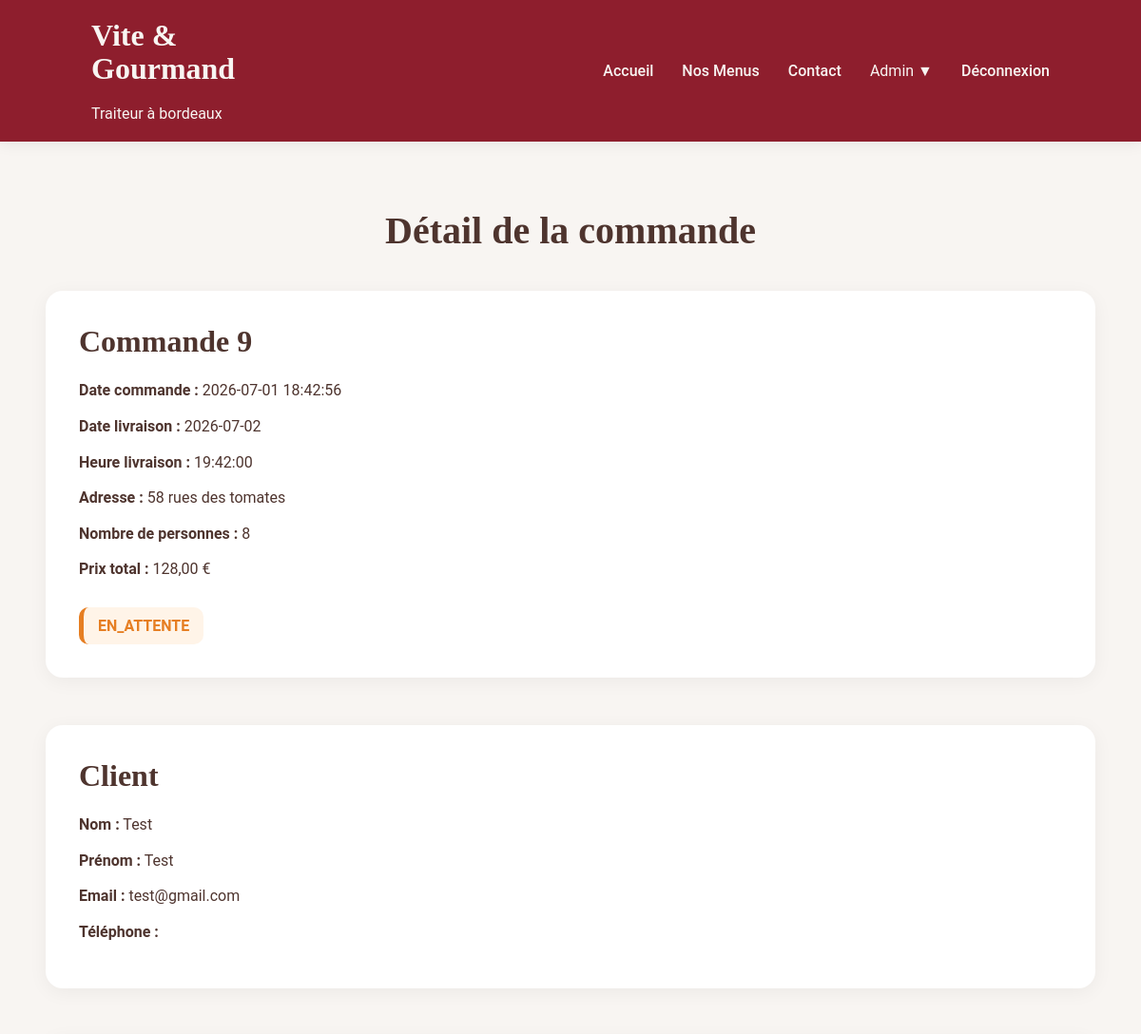
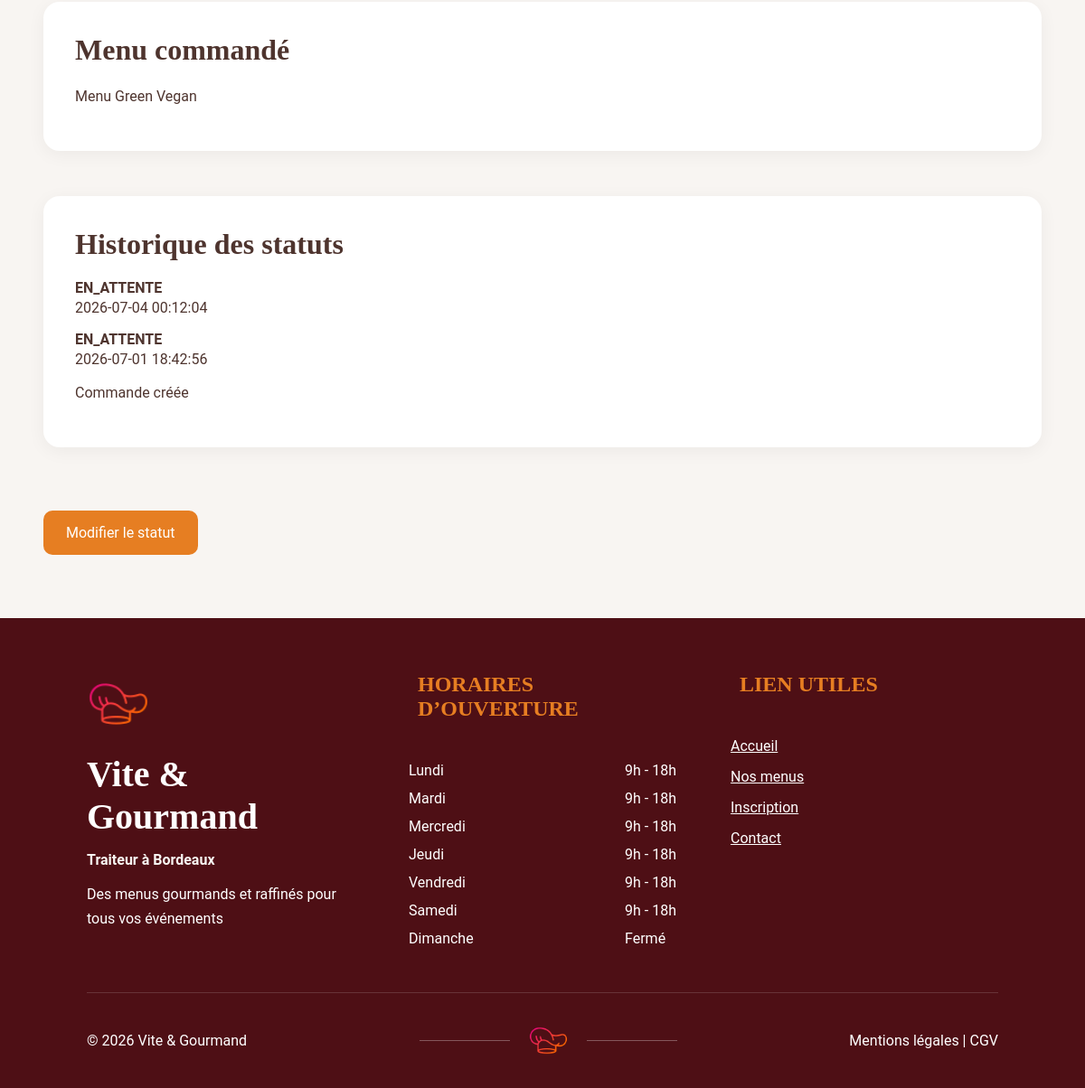
The app's page /pages/admin/commandes-detail.php?id=9 (signed in) with its own data (2 pictures, top to bottom).
### tables this page shows
CREATE TABLE `commande` (
  `idCommande` int(11) NOT NULL,
  `dateCommande` datetime DEFAULT current_timestamp(),
  `dateLivraison` date NOT NULL,
  `heureLivraison` time NOT NULL,
  `adresseLivraison` varchar(255) NOT NULL,
  `nbPersonnes` int(11) NOT NULL,
  `prixTotal` decimal(10,2) NOT NULL,
  `statut` enum('EN_ATTENTE','ACCEPTEE','EN_PREPARATION','EN_LIVRAISON','LIVREE','EN_ATTENTE_MATERIEL','TERMINEE','ANNULEE') DEFAULT 'EN_ATTENTE',
  `idUtilisateur` int(11) NOT NULL,
  `prixMenu` decimal(10,2) NOT NULL DEFAULT 0.00,
  `pretMateriel` tinyint(1) NOT NULL DEFAULT 0,
  `restitutionMateriel` tinyint(1) NOT NULL DEFAULT 0
);

CREATE TABLE `utilisateur` (
  `idUtilisateur` int(11) NOT NULL,
  `nom` varchar(100) NOT NULL,
  `prenom` varchar(100) NOT NULL,
  `email` varchar(150) NOT NULL,
  `motDePasse` varchar(255) NOT NULL,
  `telephone` varchar(20) DEFAULT NULL,
  `adresse` varchar(255) DEFAULT NULL,
  `idRole` int(11) NOT NULL,
  `ville` varchar(100) DEFAULT NULL,
  `codePostal` varchar(20) DEFAULT NULL,
  `pays` varchar(100) DEFAULT NULL,
  `actif` tinyint(1) NOT NULL DEFAULT 1,
  `resetToken` varchar(255) DEFAULT NULL,
  `resetExpire` datetime DEFAULT NULL
);

CREATE TABLE `menu` (
  `idMenu` int(11) NOT NULL,
  `titre` varchar(150) NOT NULL,
  `description` text DEFAULT NULL,
  `theme` varchar(100) DEFAULT NULL,
  `regime` varchar(100) DEFAULT NULL,
  `nbPersonnesMin` int(11) NOT NULL,
  `prixParPersonne` decimal(10,2) NOT NULL,
  `stock` int(11) DEFAULT 0,
  `conditions` text DEFAULT NULL
);

CREATE TABLE `historique_statut` (
  `idHistorique` int(11) NOT NULL,
  `statut` varchar(100) NOT NULL,
  `dateStatut` datetime DEFAULT current_timestamp(),
  `commentaire` text DEFAULT NULL,
  `idCommande` int(11) NOT NULL
);

### pages/admin/commandes-detail.php (the view, shortened to what this page needs)
<?php
require '../../config/database.php';
$idCommande = (int) $_GET['id'];
$sql = "
SELECT c.*, u.nom, u.prenom, u.email, u.telephone
FROM commande c
INNER JOIN utilisateur u
ON c.idUtilisateur = u.idUtilisateur
WHERE c.idCommande = ?
";
$query = $pdo->prepare($sql);
$query->execute([$idCommande]);
$commande = $query->fetch();
$sql = "
SELECT m.titre
FROM commande_menu cm
INNER JOIN menu m
ON cm.idMenu = m.idMenu
WHERE cm.idCommande = ?
";
$query = $pdo->prepare($sql);
$query->execute([$idCommande]);
$menus = $query->fetchAll();
$sql = "
SELECT *
FROM historique_statut
WHERE idCommande = ?
ORDER BY dateStatut DESC
";
$query = $pdo->prepare($sql);
$query->execute([$idCommande]);
$historique = $query->fetchAll();
?>
<!DOCTYPE html>
<html lang="fr">
<head>
    <link rel="stylesheet" href="../../css/admin_client/admin_client1.css">
    <link rel="stylesheet" href="../../css/vite&gourmand.css">
</head>
<body>
    <?php require '../../includes/navbar.php';?>
<main class="container">
    <h1 class="page-title">
        Détail de la commande
    </h1>
    <div class="detail-layout">
        <section class="card">
            <h2>Commande <?= (int) $commande['idCommande']; ?></h2>
            <p>
                <strong>Date commande :</strong>
               <?= htmlspecialchars($commande['dateCommande']); ?>
            </p>
            <p>
                <strong>Date livraison :</strong>
                <?= htmlspecialchars($commande['dateLivraison']); ?>
            </p>
            <p>
                <strong>Heure livraison :</strong>
                <?= htmlspecialchars($commande['heureLivraison']); ?>
            </p>
            <p>
                <strong>Adresse :</strong>
                <?= htmlspecialchars($commande['adresseLivraison']); ?>
            </p>
            <p>
                <strong>Nombre de personnes :</strong>
                <?= (int) $commande['nbPersonnes']; ?>
            </p>
            <p>
                <strong>Prix total :</strong>
                <?= number_format((float) $commande['prixTotal'], 2, ',', ' '); ?> €
            </p>
            <span class="statut">
                <?= htmlspecialchars($commande['statut']); ?>
            </span>
        </section>
        <section class="card">
            <h2>Client</h2>
            <p>
                <strong>Nom :</strong>
                <?= htmlspecialchars($commande['nom']); ?>
            </p>
            <p>
                <strong>Prénom :</strong>
                <?= htmlspecialchars($commande['prenom']); ?>
            </p>
            <p>
                <strong>Email :</strong>
                <?= htmlspecialchars($commande['email']); ?>
            </p>
            <p>
                <strong>Téléphone :</strong>
            </p>
        </section>
        <section class="card">
            <h2>Menu commandé</h2>
            <?php foreach($menus as $menu): ?>
                <p><?= htmlspecialchars($menu['titre']); ?></p>
            <?php endforeach; ?>
        </section>
        <section class="card">
            <h2>Historique des statuts</h2>
            <?php foreach($historique as $item): ?>
                <strong>
                    <?= htmlspecialchars($item['statut']); ?>
                </strong>
                <p>
                    <?= htmlspecialchars($item['dateStatut']); ?>
                </p>
                <p>
                    <?= htmlspecialchars($item['commentaire'] ?? ''); ?>
                </p>
            <?php endforeach; ?>
        </section>
        <a href="commandes-edit.php?id=<?= (int) $commande['idCommande']?>" class="btn">
            Modifier le statut
        </a>
    </div>
</main>
<?php require '../../includes/footer.php'; ?>
</body>
</html>

### css/admin_client/admin_client1.css (style rules this page uses)
.container { width: 92%; max-width: 1300px; margin: 70px auto; }
.detail-layout { display: flex; flex-direction: column; gap: 30px; }
.card { background: white; border-radius: 18px; padding: 35px; margin-bottom: 20px; box-shadow: 0 4px 20px rgba(0, 0, 0, 0.05); }
.card p { margin-bottom: 12px; line-height: 1.6; }
.statut { display: inline-block; margin-top: 15px; background: #FFF4E8; color: #E67E22; border-left: 5px solid #E67E22; padding: 10px 15px; border-radius: 10px; font-weight: 600; }
.btn { display: inline-block; align-self: flex-start; background: #E67E22; color: white; text-decoration: none; margin-top: 20px; padding: 15px 25px; border-radius: 10px; transition: 0.3s; }

### css/vite&gourmand.css (style rules this page uses)
* { margin: 0; padding: 0; box-sizing: border-box; }
body { font-family: 'Roboto', sans-serif; background: #F8F5F2; color: #4E342E; }
.page-title { text-align: center; font-family: 'Playfair Display', serif; font-size: 40px; margin-bottom: 40px; }
h2 { font-family: 'Playfair Display', serif; font-size: 32px; margin-bottom: 20px; }

### records on screen
commande: idCommande "9", dateCommande "2026-07-01 18:42:56", dateLivraison "2026-07-02", heureLivraison "19:42:00", adresseLivraison "58 rues des tomates", nbPersonnes "8", prixTotal "128,00", statut "EN_ATTENTE", idUtilisateur.nom "Test", idUtilisateur.prenom "Test", idUtilisateur.email "test@gmail.com"
menu: titre "Menu Green Vegan"
historique_statut: statut "EN_ATTENTE", dateStatut "2026-07-04 00:12:04"
historique_statut: statut "EN_ATTENTE", dateStatut "2026-07-01 18:42:56", commentaire "Commande créée"
